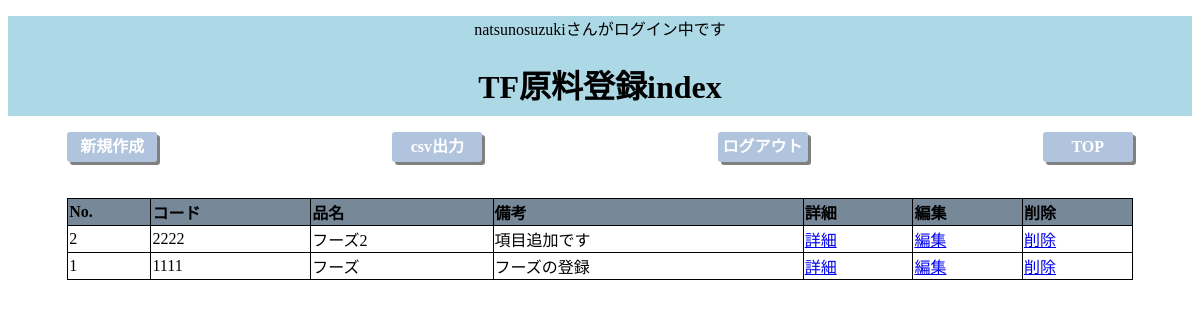
/foods/list (signed in), run on the app's committed database.
### indexapp/models.py (models this page shows, shortened)
class Foods(models.Model):
    number = models.IntegerField("No.", unique=True)
    code = models.IntegerField("コード", blank=True, null=True)
    name = models.CharField("品名", max_length=30, blank=True, null=True)
    category = models.CharField("内容", max_length=30, blank=True, null=True)
    supplier = models.CharField("仕入先", max_length=30, blank=True, null=True)
    cutomer = models.CharField("得意先", max_length=30, blank=True, null=True)
    description = models.TextField("備考", blank=True, null=True)
    writer = models.CharField("依頼書作成", max_length=30, blank=True, null=True)
    register = models.CharField("カクテル登録", max_length=30, blank=True, null=True)
    update = models.CharField("リスト更新", max_length=30, blank=True, null=True)

### indexapp/views.py (the view)
# urls.py: path("foods/list", FoodsIndex.as_view(), name="foods_list"),
class FoodsIndex(ListView):
    model = Foods
    context_object_name = "foods"
    ordering = ["-number"]
    def get(self, request, **kwargs):
        if not request.user.is_active:
            return redirect('/accounts/login/?next=%s' % request.path)
        return super().get(request)

### indexapp/templates/indexapp/foods_list.html
{% extends 'indexapp/base.html' %}
{% block header %}
    {% if request.user.is_authenticated %}
        <p>{{ user.username }}さんがログイン中です</p>
    {% endif %}
    <h1>TF原料登録index</h1>
{% endblock header %}
{% block content %}
<div class="menu">
    <p class="btn"><a href="{% url 'foods_create' %}">新規作成</a></p>
    <p class="btn"><a href="{% url 'foods_csv' %}">csv出力</a></p>
    <p class="btn"><a href="{% url 'logout' %}">ログアウト</a></p>
    <p class="btn"><a href="{% url 'top' %}">TOP</a></p>
</div>
<table>
    <thead>
        <tr class="border">
            <th scope="col">No.</th>
            <th scope="col">コード</th>
            <th scope="col">品名</th>
            <th scope="col">備考</th>
            <th scope="col">詳細</th>
            <th scope="col">編集</th>
            <th scope="col">削除</th>
        </tr>
    </thead>
    <tbody>
        {% for foods in foods %}
        <tr class="border">
            <td>{{ foods.number }}</td>
            <td>{{ foods.code }}</td>
            <td>{{ foods.name }}</td>
            <td>{{ foods.description }}</td>
            <td><a href="{% url 'foods_detail' foods.pk %}">詳細</a></td>
            <td><a href="{% url 'foods_update' foods.pk %}">編集</a></td>
            <td><a href="{% url 'foods_delete' foods.pk %}">削除</a></td>
        </tr>
        {% endfor %}
    </tbody>
</table>
{% endblock content %}

### indexapp/static/indexapp/base.css (style rules this page uses)
.menu { display: flex; width: 90%; margin: 0 auto; justify-content: space-between; }
.btn { width: 90px; height: 30px; background-color: lightsteelblue; border-radius: 3px; box-shadow: 3px 3px gray; text-align: center; line-height: 30px; }
.btn a { color: white; font-weight: bold; text-decoration: none; }
table { width: 90%; margin: 20px auto; border-collapse: collapse; }
thead { background-color: lightslategray; text-align: left; }
.border th, .border td { border: solid 1px; }

### data on the page
Foods: number "2", code "2222", name "フーズ2", description "項目追加です"
Foods: number "1", code "1111", name "フーズ", description "フーズの登録"

### other printed values
{{ user.username }} "natsunosuzuki"
